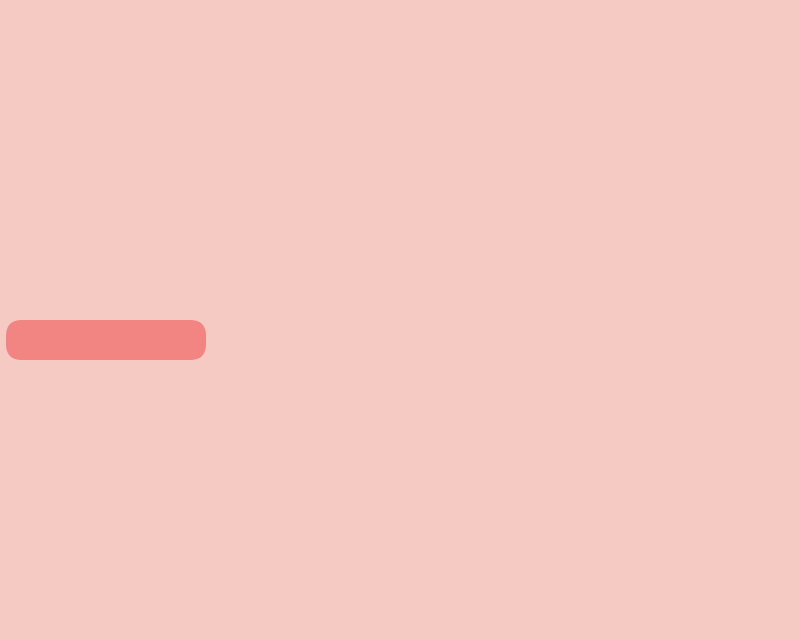
Frame 1 (no input)
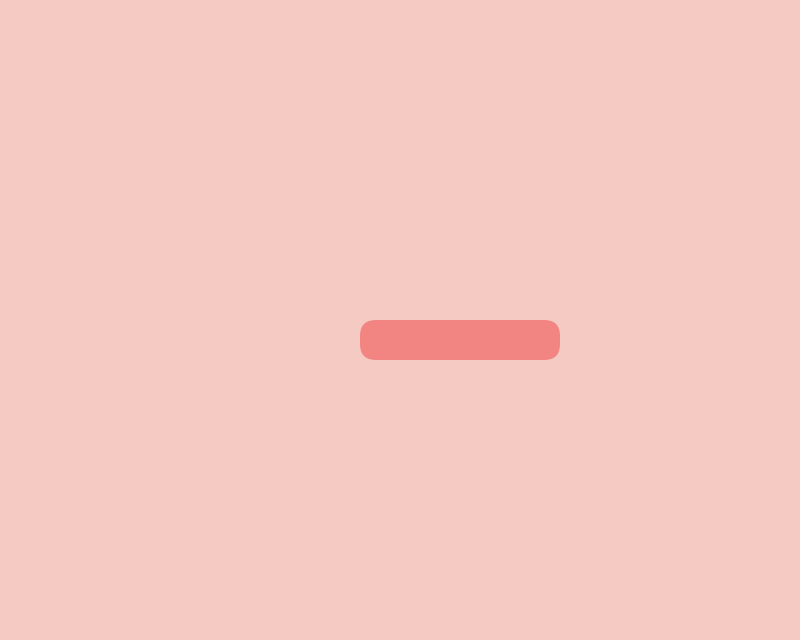
Frame 60 (the mouse pressed at the canvas centre just before this capture)
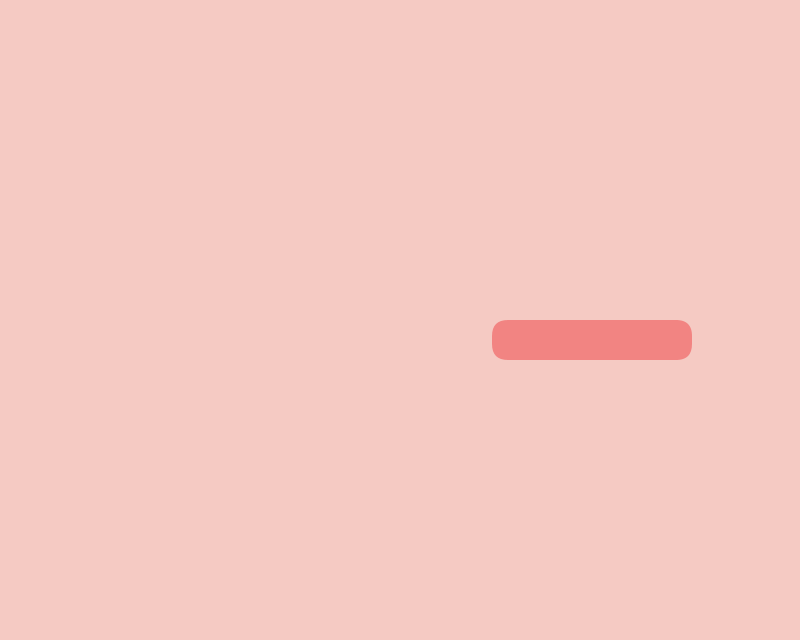
Frame 120 (the mouse held since frame 60 and released just before this capture)

The Processing sketch that drew these frames (run headless with seeded random() and noise(); from frame 60 on, the mouse is pressed at the canvas centre):

// Processing sketch: RectangleMove
// ── RectangleMove.pde
// 2308A025 - Lila Aydin
// Ekran boyunca ileri geri hareket eden dikdörtgen.

float x, y;
float xspd; // Yatay hız

void setup() {
  size(800, 640);
  xspd = 6;
  y = height / 2;
  x = 0;
  noStroke();
}

void draw() {
  background(#F5CAC3);

  x += xspd; // Dikdörtgeni her karede ilerlet

  // Sağ veya sol kenara çarptığında yönü ters çevir
  if (x > width - 200 || x < 0) {
    xspd *= -1;
  }

  fill(#F28482);
  rect(x, y, 200, 40, 16); // 16px köşe yuvarlaması
}
